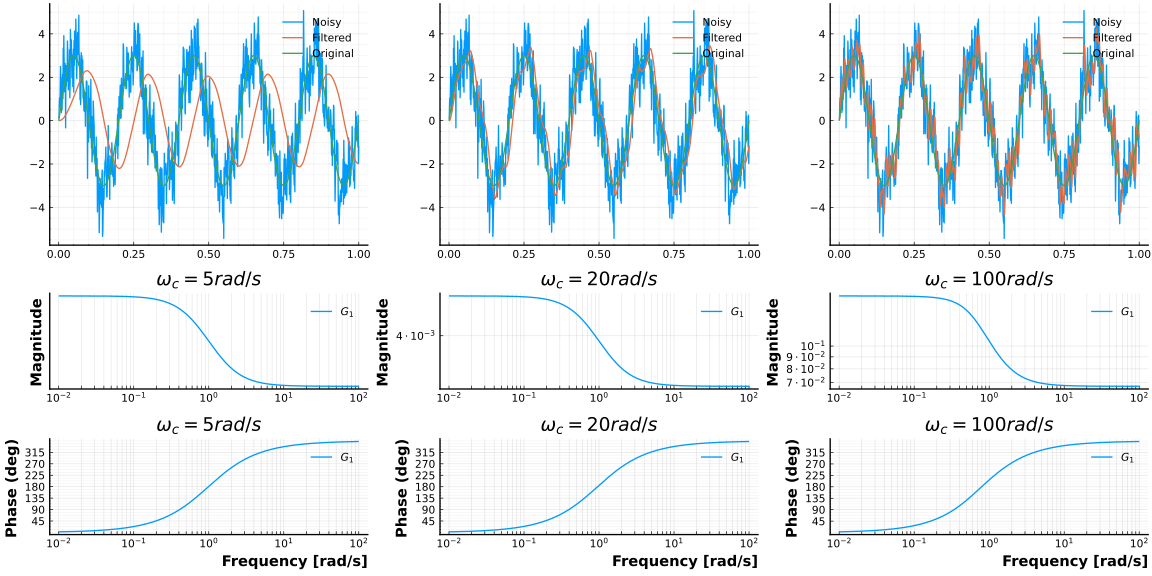

The script that saved this image:
ωc_list = [5, 20, 100]
p = repeat([plot(1)], 3, 2)

function Butter_LP(order, ωc)
    F = digitalfilter(Lowpass(ωc; fs = 1/T),Butterworth(order))
    return F
end

function Filter_to_TF(F::ZeroPoleGain, T)
    zpk(F.z, F.p, F.k, T)
end
function Filter_to_TF(F::ZeroPoleGain)
    zpk(F.z, F.p, F.k)
end

ButterError = zeros(length(ωc_list))

for (idx, ωc) in enumerate(ωc_list) 
    # Construct the first order continuous filter
    Fbutter = Butter_LP(2, ωc);
    @show global H = Filter_to_TF(Fbutter)

    global FilteredDataButter = filt(Fbutter, NoisyData)

    ButterError[idx] = sqrt(mean((OriginalData-FilteredDataButter).^2))
    
    global psignal = plot(t, NoisyData, label="Noisy")
    plot!(psignal, t, FilteredDataButter, label="Filtered")
    plot!(psignal, t, OriginalData, label="Original")

    p[idx, 1] = psignal
    p[idx, 2] = bodeplot(H, title = "\$ ω_c = $ωc rad/s\$")

end

pl = plot(p..., layout = (2,3), size=(1200, 600))
plot!(pl, background_color=:transparent, foreground_color=:black, size=(1200, 600); grid=true, minorgrid=true) #hide

savefig("snippet4.svg") #hide